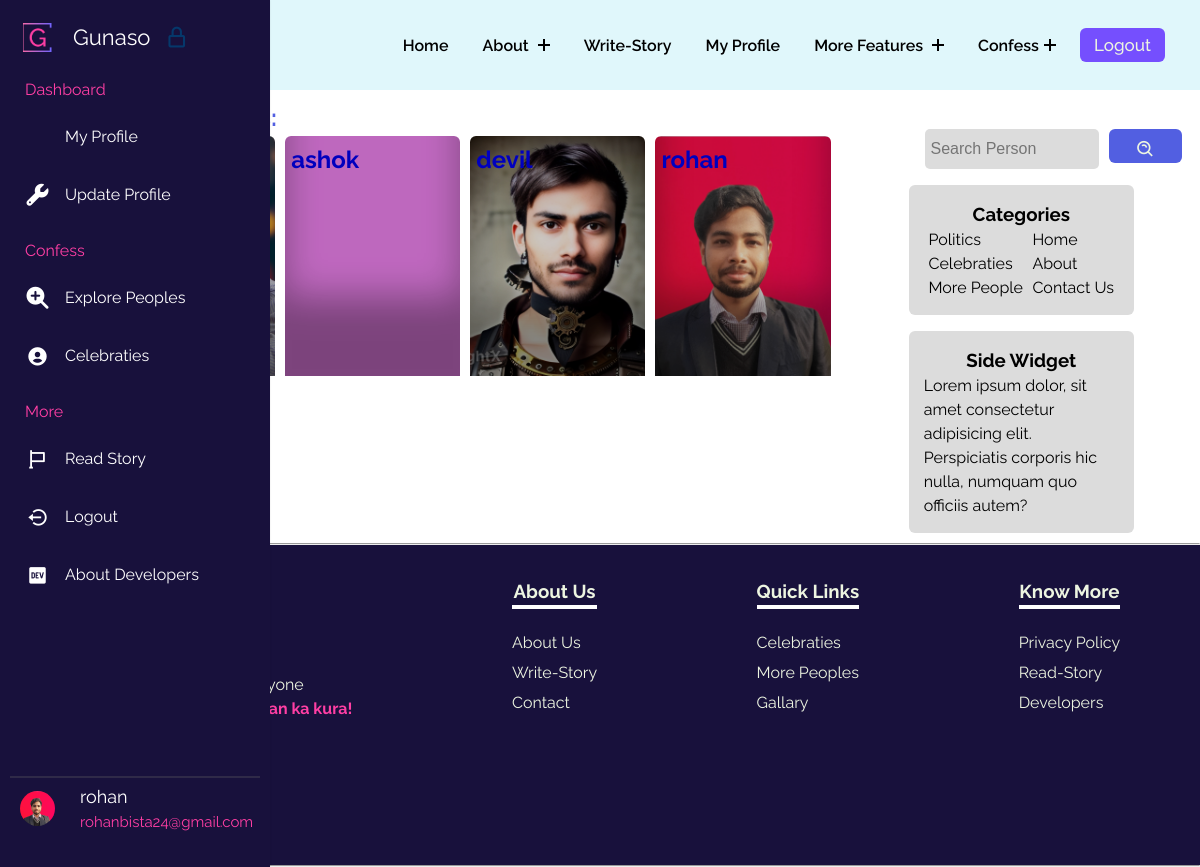
The page /searchperson/ (signed in) on the database its author committed.
### gunasoApp/models.py (models this page shows, shortened)
class Profile(models.Model):
    user = models.OneToOneField(User, on_delete=models.CASCADE, related_name="Profile")
    image = models.ImageField(upload_to="gunasoApp/images/loggeduserImages", blank=True, default="upload-image")

### gunasoApp/views.py (the view)
# urls.py: path('searchperson/', views.searchperson, name="searchperson"),
def searchperson(request):
    query = request.GET.get('query', '')
    if len(query) > 100:
        allPerson = Profile.objects.none()
    else:
        try:
            user_id = int(query)
            person = Profile.objects.filter(user_id=user_id)
        except ValueError:
            person = Profile.objects.none()
        allPersonContent = Profile.objects.filter(user__username__icontains=query)
        allPerson = person.union(allPersonContent)
    params = {'allPerson': allPerson, 'query': query}
    return render(request, 'searchperson.html', params)

### templates/searchperson.html (shortened to what this page needs)
{% extends 'base.html' %}
{% load static %}
    {% block base_style%}
    {{ block.super }}
    <link rel="stylesheet" href="{% static 'styles/persons.css' %}">
    {% endblock base_style%}
    {% block content %}
    <div class="famoustopicsmain">
        <div class="containflex">
            <div class="leftside">
                <h2>Search <span class="blue">Results:</span></h2>
                    <div class="gridcontain">
                        {% for person in allPerson %}
                        <a href="../user/{{person.user}}">
                            <div class="card" style="background-image: url(../media/{{person.image}});">
                                <h2>{{person.user}}</h2>
                            </div>
                        </a>
                        {% endfor %}
                    </div>
            </div>
            <div class="rightside">
                <div class="searchdiv">
                    <form method="get" action="{% url 'searchperson' %}">
                        <input class="searchinp" type="search" placeholder="Search Person" aria-label="Search"
                            name="query" id="query">
                        <button class="copybtn" type="submit" style="margin: 0;">
                            <i class='bx bx-search-alt'></i>
                        </button>
                    </form>
                </div>
                <div class="catandside">
                    <div class="categoriesdiv">
                        <h3>Categories</h3>
                        <div class="uls">
                            <ul class="lineone">
                                <li><a href="#">Politics</a></li>
                                <li><a href="#">Celebraties</a></li>
                                <li><a href="#">More People</a></li>
                            </ul>
                            <ul class="lineone">
                                <li><a href="/">Home</a></li>
                                <li><a href="/about">About</a></li>
                                <li><a href="/">Contact Us</a></li>
                            </ul>
                        </div>
                    </div>
                    <div class="categoriesdiv">
                        <h3>Side Widget</h3>
                        <p>Lorem ipsum dolor, sit amet consectetur adipisicing elit. Perspiciatis corporis hic nulla,
                            numquam quo officiis autem?</p>
                    </div>
                </div>
            </div>
        </div>
    </div>
    {% endblock %}

### templates/base.html (shortened to what this page needs)
{% load static %}
<!DOCTYPE html>
<html lang="en">
<head>
    {% block base_style%}
    <link rel="stylesheet" href="{% static 'styles/base.css' %}">
    <link href="https://unpkg.com/aos@2.3.1/dist/aos.css" rel="stylesheet">
    {% endblock base_style%}
    <link rel="stylesheet" href="https://cdnjs.cloudflare.com/ajax/libs/font-awesome/4.7.0/css/font-awesome.min.css" />
    <link href="https://cdn.jsdelivr.net/npm/remixicon@4.0.0/fonts/remixicon.css" rel="stylesheet" />
    <link flex href="https://unpkg.com/boxicons@2.1.4/css/boxicons.min.css" rel="stylesheet" />
</head>
<body>
    <header class="header">
        <div class="container_nav">
            <div class="header-main">
                <div class="logo">
                    <a href="/">
                        <div class="contentlogo">
                            <h2 class="text" data-text="Gunaso">
                            </h2>
                        </div>
                    </a>
                </div>
                <nav class="nav-menu">
                    <ul class="menu">
                        <li class="menu-item">
                            <a href="/">Home</a>
                        </li>
                        <li class="menu-item menu-item-has-children">
                            <a href="#" data-toggle="sub-menu">About <i class="plus"></i></a>
                        </li>
                        <li class="menu-item">
                            <a href="{% url 'writestory' %}">write-Story</a>
                        </li>
                        <li class="menu-item">
                            <a href="/user/{{request.user}}">My Profile</a>
                        </li>
                        <li class="menu-item menu-item-has-children">
                            <a href="#" data-toggle="sub-menu">More Features <i class="plus"></i></a>
                        </li>
                        <li class="menu-item menu-item-has-children">
                            <a href="#" data-toggle="sub-menu">Confess<i class="plus"></i></a>
                        </li>
                        {% if user.is_authenticated %}
                        <button id="logoutbtn" onclick="logoutfunc()">
                            Logout
                        </button>
                        {% endif %}
                    </ul>
                </nav>
            </div>
        </div>
    </header>
    <nav class="sidebar hoverable close">
        <div class="logo_items flex">
            <span class="nav_image">
                <img src="{% static 'images/logos/g-high-resolution-logo-transparent.png' %}" alt="logo_img" />
            </span>
            <span class="logo_name">Gunaso</span>
            <i class="bx bx-lock-alt" id="lock-icon" title="Unlock Sidebar"></i>
        </div>
        <div class="menu_container">
            <div class="menu_items">
                <ul class="menu_item">
                    <div class="menu_title flex">
                        <span class="title">Dashboard</span>
                    </div>
                    <li class="item">
                        <a href="/user/{{request.user}}" class="link flex">
                            <i style="color: #fff;">
                                <lord-icon src="https://cdn.lordicon.com/hrjifpbq.json" trigger="hover"
                                    style="width:35px;height:35px" colors="primary:#fff,secondary:#fff">
                                </lord-icon>
                            </i>
                            <span>My Profile</span>
                        </a>
                    </li>
                    <li class="item">
                        <a href="{% url 'update_profile' %}" class="link flex">
                            <i class="fa-solid fa-wrench"></i>
                            <span>Update Profile</span>
                        </a>
                    </li>
                </ul>
                <ul class="menu_item">
                    <div class="menu_title flex">
                        <span class="title">Confess</span>
                    </div>
                    <li class="item">
                        <a href="{% url 'person' %}" class="link flex">
                            <i class="fa-solid fa-magnifying-glass-plus"></i>
                            <span>Explore Peoples</span>
                        </a>
                    </li>
                    <li class="item">
                        <a href="{% url 'topics' %}" class="link flex">
                            <i class='bx bxs-user-circle'></i>
                            <span>Celebraties</span>
                        </a>
                    </li>
                </ul>
                <ul class="menu_item">
                    <div class="menu_title flex">
                        <span class="title">More</span>
                    </div>
                    <li class="item">
                        <a href="{% url 'readstory' %}" class="link flex">
                            <i class="bx bx-flag"></i>
                            <span>Read Story</span>
                        </a>
                    </li>
                    <li class="item">
                        <a href="{% url 'logout' %}" class="link flex">
                            <i class='bx bx-log-out-circle'></i>
                            <span>Logout</span>
                        </a>
                    </li>
                    <li class="item">
                        <a href="{% url 'developers' %}" class="link flex">
                            <i class='bx bxl-dev-to'></i>
                            <span>About Developers</span>
                        </a>
                    </li>
                </ul>
            </div>
            <div class="sidebar_profile flex">
                {% if user.is_authenticated %}
                <span class="nav_image">
                    <img src="{{request.user.Profile.image.url}}" alt="logo_img"
                        style="border-radius: 50%; height: 35px; width:35px;" />
                </span>
                <div class="data_text">
                    <span class="name">{{request.user}}</span>
                    <br>
                    <span class="email">{{request.user.email}}</span>
                </div>
                {% else %}
                <span class="name">Login</span>
                {% endif %}
            </div>
        </div>
    </nav>
    {% block content %} {% endblock %}
    <hr>
    <footer class="footer">
        <div class="fone">
            <p>Gunaso for Everyone<br> <span>Pokham afna man ka kura!</span></p>
            <div class="footer-links">
                <a href=""></a>
                <a href=""></a>
                <a href=""></a>
            </div>
        </div>
        <div class="ftwo">
            <ul>
                <h3 class="footer-h3">About Us</h3>
                <li><a href="{% url 'about' %}">About Us</a></li>
                <li><a href="{% url 'writestory' %}">Write-Story</a></li>
                <li><a href="{% url 'contact' %}">Contact</a></li>
            </ul>
        </div>
        <div class="fthree">
            <ul>
                <h3 class="footer-h3">Quick Links</h3>
                <li><a href="{% url 'topics'%}">Celebraties</a></li>
                <li><a href="{% url 'person'%}">More Peoples</a></li>
                <li><a href="{% url 'gallary' %}">Gallary</a></li>
            </ul>
        </div>
        <div class="ffour">
            <ul>
                <h3 class="footer-h3">Know More</h3>
                <li><a href="{% url 'privacypolicy' %}">Privacy Policy</a></li>
                <li><a href="{% url 'readstory' %}">Read-Story</a></li>
                <li><a href="{% url 'developers' %}">Developers</a></li>
            </ul>
        </div>
    </footer>
</body>
</html>

### static/styles/persons.css (style rules this page uses)
* { margin: 0; padding: 0; box-sizing: border-box; }
:root { --dark: #05386B; --darkgreen: #379683; --bcolor: #5CDB95; --backupgreen: #8EE4AF; --para: #EDF5E1; --mainheading: #FFF; --hotish: #FF3FA4; --skyblue: #525FE1; --deepdark: #1010; }
.blue { color: var(--skyblue); }
.copybtn { cursor: pointer; background-color: var(--skyblue); font-family: inherit; display: inline-block; width: 5em; height: 2em; line-height: 1.9em; margin: 10px 0; position: relative; overflow: hidden; border: 2px solid var(--color); transition: color .5s; z-index: 1; font-size: 17px; border-radius: 6px; font-weight: 500; color: var(--para); }
.copybtn:before { content: ""; position: absolute; z-index: -1; background: var(--skyblue); height: 150px; width: 200px; border-radius: 50%; }
.copybtn:before { top: 100%; left: 100%; transition: all .7s; }
.famoustopicsmain { margin: 0 .5rem 0 5rem; }
.containflex { padding: 10px; display: flex; gap: 20px; }
.gridcontain { display: grid; grid-row-gap: 3rem; grid-column-gap:10px; grid-template-columns: repeat(4, 1fr) }
.card { padding: 6px; height: 30vh; border-top-left-radius: 6px; border-top-right-radius: 6px; box-shadow: rgba(0, 0, 0, 0.35) 0px -80px 36px -1px inset; background-color: violet; background-size: cover; background-position: center; background-repeat: no-repeat; filter: brightness(80%); }
a { text-decoration: none; }
.leftside { padding: 0 10px 10px 10px; flex-basis: 70%; }
.rightside { padding-top: 13px; flex-basis: 30%; border-radius: 6px; }
.searchdiv { margin-top: 1rem; display: flex; align-items: center; margin-left: 4rem; }
.searchdiv form { display: flex; gap: 10px; }
.searchdiv i { line-height: 5vh; font-size: 20px; }
.searchinp { padding: 6px; width: 78%; background-color: gainsboro; height: 5vh; }
.searchinp { border: none; font-size: 16px; border-radius: 5px; }
.catandside { display: flex; flex-direction: column; align-items: center; }
.categoriesdiv { margin-top: 1rem; border-radius: 6px; padding: 15px; background-color: gainsboro; text-align: center; width: 70%; }
.categoriesdiv p { text-align: left; }
.uls { display: flex; justify-content: space-around; }
.uls ul { text-align: left; }
.uls ul li a { text-decoration: none; color: #000; cursor: pointer; }

### rows shown on the page
Profile: user "ashok"
Profile: image (picture), user "devil"
Profile: image (picture), user "rohan"

### other values the page prints
{{ request.user }} "rohan"
{{ request.user.email }} "rohanbista24@gmail.com"
